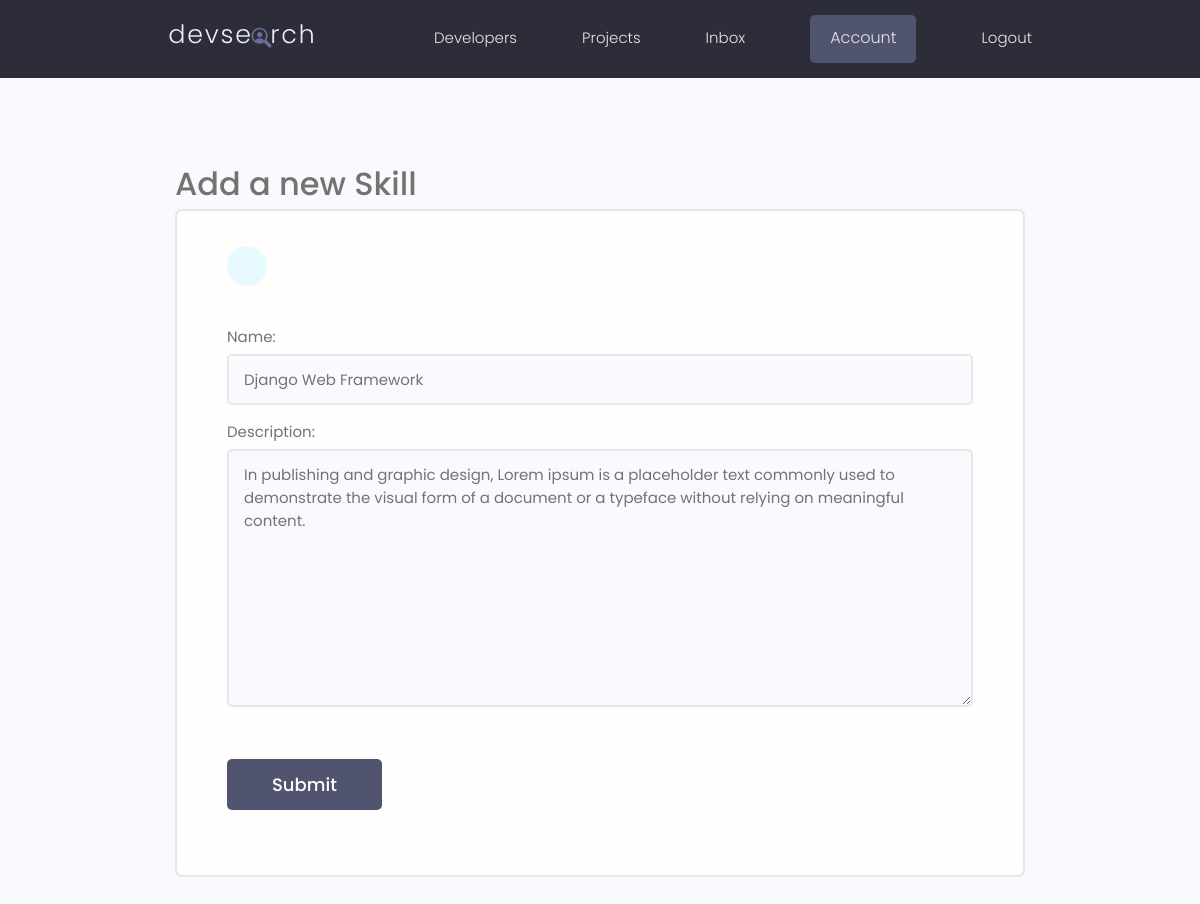
The page /account/edit-skills/b0de91da-458c-4562-8305-224e44b2d57a/ (signed in) on the database its author committed.
### users/models.py (models this page shows, shortened)
class Skill(models.Model):
    id = models.UUIDField(
        default=uuid.uuid4, unique=True,
        primary_key=True, editable=False
    )
    owner = models.ForeignKey(
        Profile, on_delete=models.CASCADE, blank=True, null=True)
    name = models.CharField(max_length=100, blank=True, null=True)
    description = models.TextField(blank=True, null=True)
    created = models.DateTimeField(auto_now_add=True)

### users/views.py (the view, shortened to what this page needs)
# urls.py: path('account/edit-skills/<str:pk>/', views.updateSkill, name='update-skill'),
@login_required(login_url='login')
def updateSkill(request, pk):
    section = 'account'
    skill = Skill.objects.get(pk=pk)
    form = SkillForm(instance=skill)
    template_name = 'users/skill-form.html'
    context = {'form': form, 'section': section,}
    return render (request,template_name, context)

### users/forms.py
class SkillForm(ModelForm):
    class Meta:
        model = Skill
        fields = ['name', 'description']
    def __init__(self, *args, **kwargs):
        super().__init__(*args, **kwargs)
        for name, field in self.fields.items():
            field.widget.attrs.update(
                {'class': 'input'}
            )

### users/templates/users/skill-form.html (shortened to what this page needs)
{% extends 'main.html' %}
{% block content %}
<main class="formPage my-xl">
    <div class="content-box">
        <h3>Add a new Skill</h3>
        <div class="formWrapper">
            <a class="backButton" href="{% url 'account' %}"></a>
            <br>
            <form class="form" method="POST" action="">
                {% for field in form %}
                <div class="form__field">
                    <label for="formInput#text">{{field.label}}: </label>
                    {{field}}
                </div>
                {% endfor %}
                <input class="btn btn--sub btn--lg  my-md" type="submit" value="Submit" />
            </form>
        </div>
    </div>
</main>
{% endblock content %}

### static/styles/app.css (style rules this page uses)
:root { --color-sub: #2d2d39; }
.btn--sub { background-color: var(--color-sub-light); }
.content-box { width: 95%; max-width: 85rem; margin: 0 auto; }
.backButton { background: var(--color-main-light); color: var(--color-main); width: 4rem; height: 4rem; display: flex; align-items: center; justify-content: center; border-radius: 50%; }
.formPage .formWrapper { list-style: none; background: var(--color-white); padding: 3.5rem 5rem; border: 2px solid var(--color-light); border-radius: 0.7rem; }

### static/uikit/styles/modules/_variables.css (style rules this page uses)
:root { --color-main: #5aa5b9; --color-main-light: #e6faff; --color-sub: #3f4156; --color-sub-light: #51546e; --color-sub-lighter: #ededfd; --color-text: #737373; --color-gray: #8b8b8b; --color-light: #e5e7eb; --color-light-gray: #767676; --color-bg: #f8fafd; --color-white: #fffefd; --color-white-light: #f3f3f3; --color-success: #359e64; --color-success-bg: #def8e8; --color-error: #fc4b0b; --color-error-bg: #fff2ee; --font-base: 'Poppins', arial, helvetica, 'Segoe UI', roboto, ubuntu, sans-serif; --font-monospace: 'Fira Code', 'Courier New', courier, monospace; --font-regular: 300; --font-medium: 500; --font-bold: 700; --generic-shadow: 1px 1px 5px #00000010; --generic-transition: all 0.3s ease-in-out; }

### static/uikit/styles/modules/_base.css (style rules this page uses)
* { margin: 0; padding: 0; box-sizing: border-box; text-rendering: optimizeLegibility; color: inherit; font-size: inherit; }
html { font-size: 50%; }
@media only screen and (min-width: 480px) { html { font-size: 56.25%; } }
@media only screen and (min-width: 1200px) { html { font-size: 62.5%; } }
body { line-height: 1.6; font-weight: 400; font-size: 1.5rem; color: var(--color-text); background-color: var(--color-bg); min-height: 100vh; }

### static/uikit/styles/modules/_typography.css (style rules this page uses)
* { font-family: var(--font-base); }
h3 { font-size: 3.2rem; font-weight: var(--font-medium); }
a { padding-bottom: 2px; text-decoration: none; display: inline-block; color: var(--color-main); font-weight: var(--font-medium); }

### static/uikit/styles/modules/_utilities.css (style rules this page uses)
.my-md { margin: 3rem auto; }
.my-xl { margin: 8rem auto; }

### static/uikit/styles/modules/_button.css (style rules this page uses)
.btn { display: inline-block; position: relative; cursor: pointer; background-color: var(--color-light); font-weight: var(--font-medium); color: var(--color-sub); text-decoration: none; padding: 1rem 2rem; border-radius: 0.5rem; border: none; width: -webkit-fit-content; width: -moz-fit-content; width: fit-content; height: -webkit-fit-content; height: -moz-fit-content; height: fit-content; font-size: 1.6rem; outline-width: 0; outline-color: transparent; -webkit-backface-visibility: hidden; backface-visibility: hidden; transition: all 0.3s ease-in-out; }
.btn--sub { background-color: var(--color-sub); color: var(--color-white); }
.btn--lg { font-size: 1.8rem; padding: 1.2rem 4.5rem; }

### static/uikit/styles/modules/_form.css (style rules this page uses)
.form { display: block; }
.form__field { margin-top: 1.5rem; margin-bottom: 1.5rem; }
.form__label, .form__field > label { display: block; margin-bottom: 0.5rem; color: var(--color-text); }
input.input[type='text'], input.input[type='email'], input.input[type='password'], input.input[type='number'], select.input, textarea.input { min-width: 24rem; width: 100%; padding: 1.2rem 1.5rem; border-radius: 0.5rem; border: 2px solid var(--color-light); transition: all 0.3s ease-in-out; background-color: var(--color-bg); }

### rows shown on the page
Skill: form "Django Web Framework" "In publishing and graphic design, Lorem ipsum is a placeholder text commonly used to demonstrate the visual form of a document or a typeface without relying on meaningful content."

### other values the page prints
{{ field.label }} "Name" "Description"
